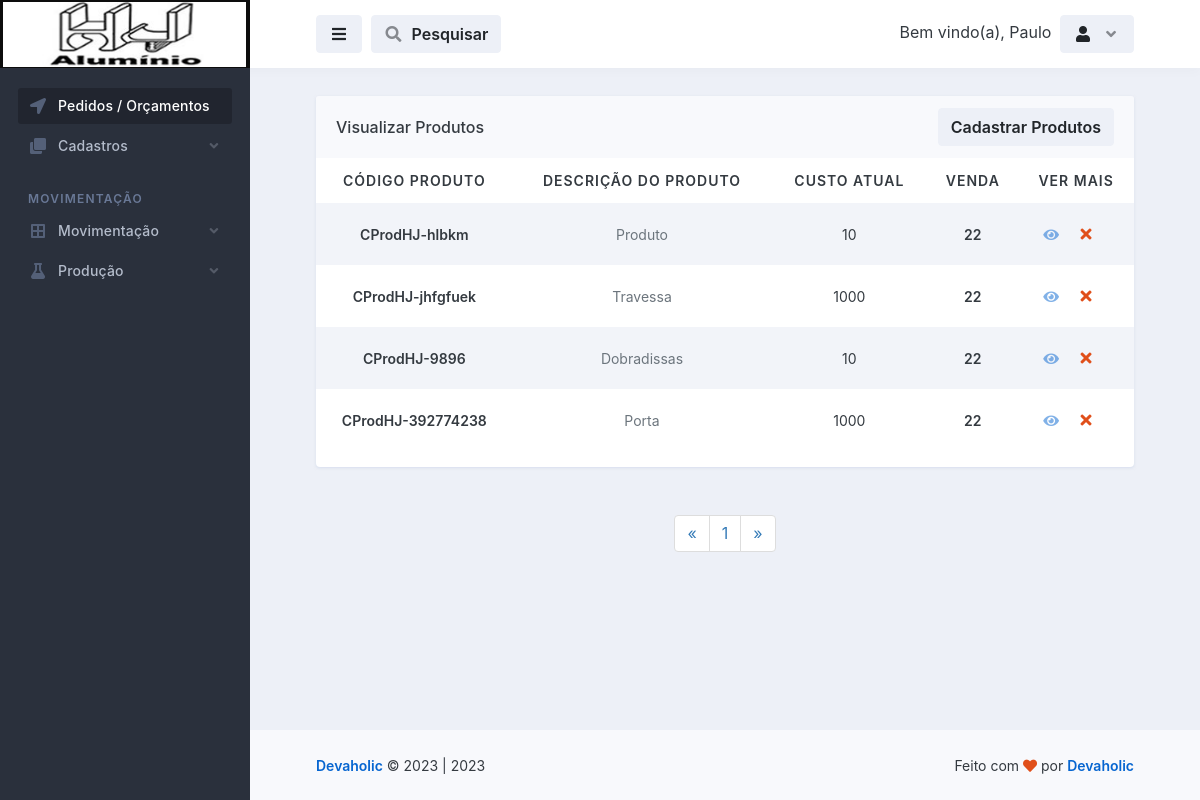
The app's page /produtos/visualizar_produtos.php (signed in), older data.
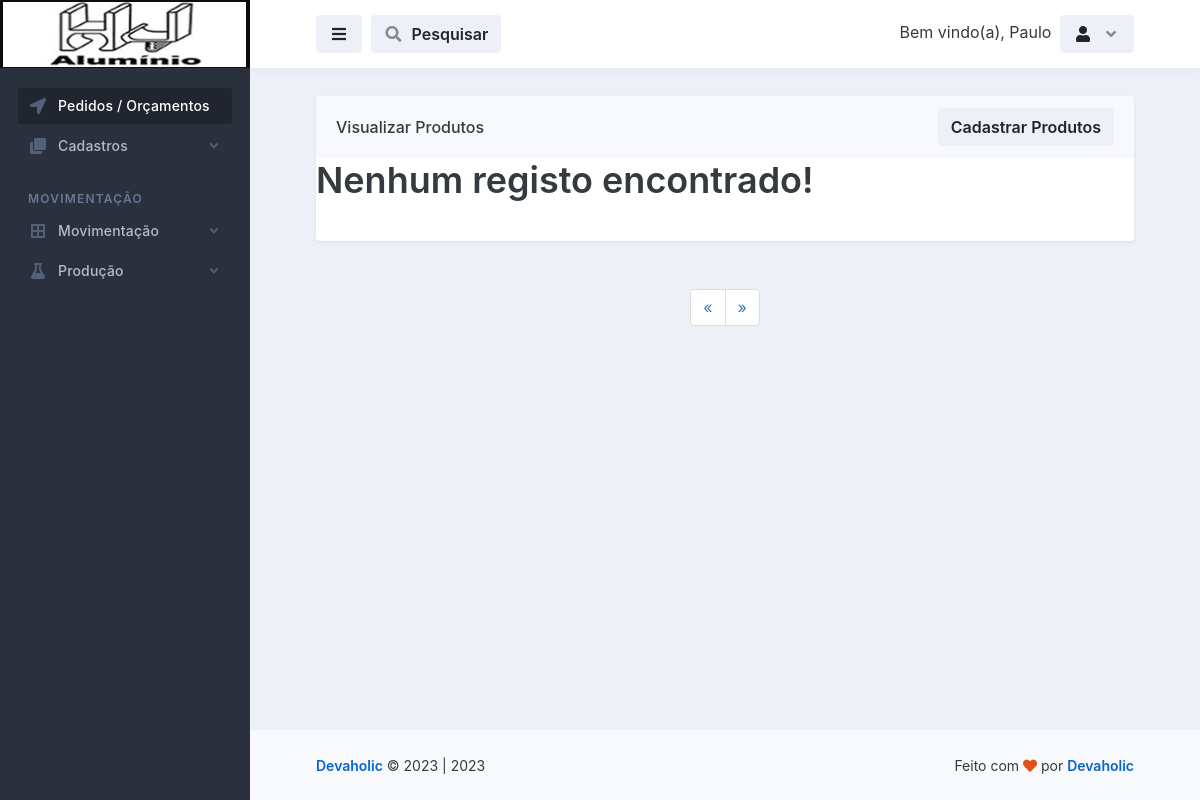
The same page, newer data.
### tables this page shows
CREATE TABLE `produtos` (
  `id` int(11) NOT NULL,
  `descricao_do_produto` varchar(255) NOT NULL,
  `codigo_produto` varchar(100) NOT NULL,
  `codigo_da_fabrica` varchar(100) NOT NULL,
  `referencia` varchar(255) NOT NULL,
  `libera_para_venda` varchar(100) NOT NULL,
  `bloqueia_estoque_negativo` varchar(100) NOT NULL,
  `embalagem_fornecedor` varchar(100) NOT NULL,
  `consumo_medio` varchar(100) NOT NULL,
  `massa` decimal(10,0) NOT NULL,
  `ultima_alteracao` date NOT NULL,
  `ativo` varchar(20) NOT NULL,
  `custo_atual` decimal(10,0) NOT NULL,
  `markup` decimal(10,0) NOT NULL,
  `venda` decimal(10,0) NOT NULL,
  `ipi` varchar(100) NOT NULL,
  `unidade_basica` varchar(100) NOT NULL,
  `estoque` varchar(100) NOT NULL,
  `estoque_minimo` varchar(255) NOT NULL,
  `estoque_de_seguranca` varchar(255) NOT NULL,
  `tempo_de_reposicao` varchar(100) NOT NULL,
  `linha` varchar(255) NOT NULL,
  `embalagem` varchar(100) NOT NULL,
  `localizador` varchar(255) NOT NULL,
  `classificacao_fiscal` varchar(100) NOT NULL,
  `volume` varchar(100) NOT NULL,
  `quantidade_stock` varchar(255) NOT NULL
);

### database.php (called while the page is built, shortened)
<?php
    class database
    {
        public $server = 'localhost';
        public $user = 'root';
        public $pass = '';
        public $bdn = 'maxportas';
        public function __construct()
        {
            try{
            $this->conn = new PDO('mysql:host='.$this->server.'; dbname='.$this->bdn, $this->user, $this->pass);
            } catch(PDOException $e){
                echo "Error $e";
            }
        }
    }
?>

### controllers/controllers_produtos.php (called while the page is built, shortened)
<?php
    include "../database.php";
class controllers_produtos extends database
{
    public function selecionar_produtos()
    {
        $selecionar_produtos = $this->conn->prepare("SELECT * FROM produtos ORDER BY id DESC");
        $selecionar_produtos->execute();
        $resulprodutos = $selecionar_produtos->fetchAll(PDO::FETCH_ASSOC);
        return $resulprodutos;
    }
}
?>

### produtos/visualizar_produtos.php (the view, shortened to what the changed rows need)
<?php
require_once "../config.php";
$conn = mysqli_connect($DBHOST, $DBUSER, $DBPASS, $DBNAME);
$pagina = (isset($_GET['pagina']))? $_GET['pagina'] : 1;
$result_produtos = "SELECT * FROM produtos ORDER BY id DESC";
$resultado_produtos = mysqli_query($conn, $result_produtos);
$total_produtos = mysqli_num_rows($resultado_produtos);
$quantidade_pg = 10;
$num_pagina = ceil($total_produtos/$quantidade_pg);
$incio = ($quantidade_pg*$pagina)-$quantidade_pg;
$result_produtos = "SELECT * FROM produtos ORDER BY id DESC limit $incio, $quantidade_pg";
$resultado_produtos = mysqli_query($conn, $result_produtos);
?>
<!doctype html>
<html lang="en">
  <head>
    <link rel="stylesheet" id="css-main" href="../assets/css/dashmix.min.css">
    <link rel="stylesheet" href="../assets/css/pagination.css">
  </head>
  <body>
    <div id="page-container" class="sidebar-o sidebar-dark enable-page-overlay side-scroll page-header-fixed main-content-narrow">
      <main id="main-container">
        <div class="content content-full content-boxed">
          <div class="row">
            <div class="col-md-12">
              <div class="block block-rounded block-mode-loading-refresh">
                <div class="table-responsive">
                  <table class="table table-striped table-hover table-borderless table-vcenter fs-sm">
                  <?php
                    require_once "../controllers/controllers_produtos.php";
                    $selecionar_produtos = new controllers_produtos();
                    $result_produtos = $selecionar_produtos->selecionar_produtos();
                    if(count($result_produtos) > 0)
                    { ?>
                    <thead style="text-align: center;">
                      <tr class="text-uppercase">
                        <th>Código Produto</th>
                        <th>Descrição do Produto</th>
                        <th>Custo Atual</th>
                        <th>Venda</th>
                        <th>Ver Mais</th>
                      </tr>
                    </thead>
                    <?php }?>
                    <tbody style="text-align: center;">
                        <?php
                            require_once "../controllers/controllers_produtos.php";
                            $selecionar_produtos = new controllers_produtos();
                            $result_produtos = $selecionar_produtos->selecionar_produtos();
                            if(count($result_produtos) > 0)
                            {
                              while($row_produtos = mysqli_fetch_assoc($resultado_produtos)){ ?>
                                <tr style="text-align: center;">
                                  <td>
                                      <span class="fw-semibold"><?php echo $row_produtos['codigo_produto']; ?></span>
                                  </td>
                                  <td>
                                    <span class="fs-sm text-muted"><?php echo $row_produtos['descricao_do_produto'];?></span>
                                  </td>
                                  <td>
                                    <?php echo $row_produtos['custo_atual']; ?>
                                  </td>
                                  <td>
                                      <span class="fw-semibold"><?php echo $row_produtos['venda']; ?></span>
                                  </td>
                                  <td class="text-center text-nowrap fw-medium" style="display: flex; justify-content: center; align-items: center;">
                                    <a href="vermais_produtos.php?view_produtos=<?php $idCriptografado = base64_encode($row_produtos['id']); echo $idCriptografado;?>">
                                        <i class="fa fa-eye me-1 opacity-50"></i>
                                    </a>
                                    <?php
                                       echo "<button class='btn' onclick='abrirModal(".$row_produtos['id'].")'><i class='fa fa-fw fa-times text-danger'></i></button>";
                                    ?>
                                  </td>
                                </tr>
                          <?php } } else { echo "<h1>Nenhum registo encontrado!</h1>"; } ?>
                    </tbody>
                  </table>
                </div>
                </div>
                <nav class="text-center">
                  <ul class="pagination">
                    <?php
                    for($i = 1; $i < $num_pagina + 1; $i++){ ?>
                      <li><a href="visualizar_produtos.php?pagina=<?php echo $i; ?>"><?php echo $i; ?></a>
                      </li>
                    <?php } ?>
                  </ul>
                </nav>
              </div>
        </div>
      </main>
    </div>
  </body>
</html>

Row changes from the older to the newer data that the page shows:
removed produtos: codigo_produto "CProdHJ-hlbkm", descricao_do_produto "Produto", custo_atual "10", venda "22"
removed produtos: codigo_produto "CProdHJ-jhfgfuek", descricao_do_produto "Travessa", custo_atual "1000", venda "22"
removed produtos: codigo_produto "CProdHJ-9896", descricao_do_produto "Dobradissas", custo_atual "10", venda "22"
removed produtos: codigo_produto "CProdHJ-392774238", descricao_do_produto "Porta", custo_atual "1000", venda "22"
Text that changed along with them:
text no longer shown: "CÓDIGO PRODUTO DESCRIÇÃO DO PRODUTO CUSTO ATUAL VENDA VER MAIS"
text now shown: "Nenhum registo encontrado!"
list line gone: "1"
